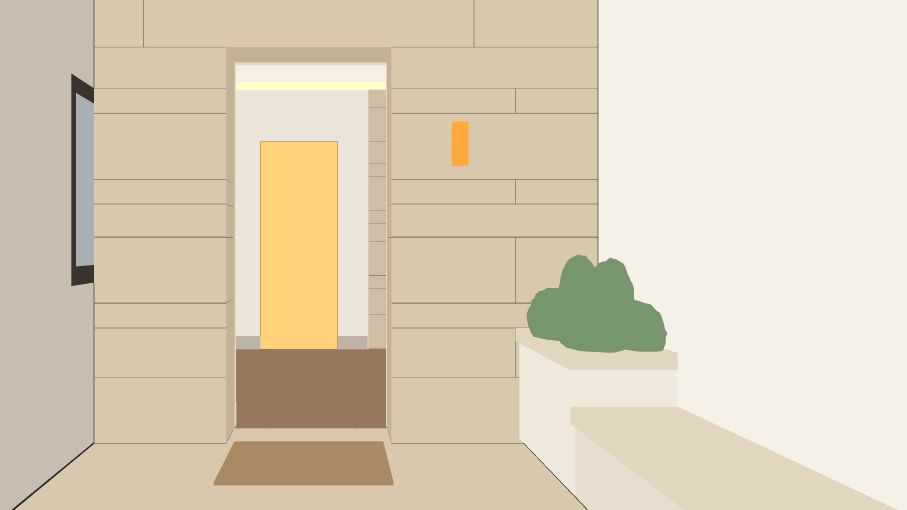
#> input picture assets/blockout/house/framing/wm-door-2026-11-16/D0-none-id.png, 2720 x 1530 px (shown at 1/3 size); its folder holds 5 pictures in this run
$ python correct_hd.py ../../../../../blockout/house/framing/wm-door-2026-11-16/D0-none-id.png ../../../../../blockout/house/framing/wm-door-2026-11-16/D0-open-id.png 1.0 ../../../../../blockout/house/framing/wm-door-2026-11-16/HD-id.png
#> lines starting #> are read from the running program, lines starting #| are printed output that depends on the picture
### assets/renders/hall/warm-modern/hall-2026-11-17/tools/prep_d0o.py
#!/usr/bin/env python3
"""
prep_d0o.py: the model input of the D0o still (render-agent, 2026-11-17). 0 tokens.
  outside the mask: the approved D0 (assets/renders/hall/warm-modern/door-2026-11-16/d0.png), byte for byte
  inside the mask: the lit clay D0-none (wm-door-2026-11-16), through its id pass:
    - the whole interior scaled in linear light so that the jib door (id 82, u 0.28-0.36, v 0.40-0.55, Z 0.80-1.65) sits
      at the 11.9.3 target, -0.60 stops vs base.png's back wall
    - the hall floor (10) to smoked oak: chroma of #8B6F55, median L* 42 (base.png's oak, about 0.6 stop down), its
      plank shading kept as a ratio
    - plaster (11, 14, 15, 64, 82, 83) to bone (a* 1, b* 5), stone (85, 86, 94) to the honed limestone (a* 2, b* 12),
      the slot (95) to a warm white; lightness kept
The mask = the leaf rectangle of motion-agent's section 2 (u 0.2441-0.4224, v 0.0997-0.8603), plus the one column
(x 1161) where D0's leaf runs 1.17 px past it (d0-lock.json): without it a 1 px walnut line stays on the right jamb.

  python3 prep_d0o.py <out_input.png> <out_mask.png>
"""
import sys

import numpy as np
from PIL import Image

sys.path.insert(0, __file__.rsplit("/", 1)[0])
import hallkit as K  # noqa: E402

M = np.array([[0.4124, 0.3576, 0.1805], [0.2126, 0.7152, 0.0722], [0.0193, 0.1192, 0.9505]])
WP = np.array([0.95047, 1.0, 1.08883])


def to_lin(rgb):
    return np.where(rgb <= 0.04045, rgb / 12.92, ((rgb + 0.055) / 1.055) ** 2.4)


def to_srgb(l):
    l = np.clip(l, 0, 1)
    return np.where(l <= 0.0031308, 12.92 * l, 1.055 * l ** (1 / 2.4) - 0.055)


# [66 lines left out: functions lab_from_lin, lin_from_lab, mask_d0o, main, not called in this run]


# [2 lines that do not run on import are left out]

### assets/renders/hall/warm-modern/hall-2026-11-17/tools/hallkit.py
#!/usr/bin/env python3
"""
hallkit.py: shared helpers for the four hall stills (D0o, HDx, HD, HT), render-agent 2026-11-17. 0 tokens.
- canvases and cameras of each still (site/tools/transitions/camgeo.py conventions)
- the clay passes (id, depth) of each still
- levels in display terms against base.png's back wall (ch. 11.9.1 / 11.9.3 of the designer's proposal)
- line locks: the clay's lines from its id pass, found in an image by registering across-line luminance profiles
  against a reference (the lit input sent to the model), as lock_d0.py of 2026-11-16 does.
"""
from __future__ import annotations

import math
import os
import sys

import cv2
import numpy as np
from PIL import Image

REPO = "/home/user/homedesign-app"
sys.path.insert(0, os.path.join(REPO, "site/tools/transitions"))
import camgeo as cg  # noqa: E402

CLAY = os.path.join(REPO, "assets/blockout/house/framing/wm-door-2026-11-16")
BASE = os.path.join(REPO, "assets/renders/living-room/warm-modern/phase2-2026-11-10/layers/base.png")
D0 = os.path.join(REPO, "assets/renders/hall/warm-modern/door-2026-11-16/d0.png")
BASE_BACK_WALL = 0.751      # base.png back wall, display-decoded linear median (checks_wm_door_final.py)
OVS_X = cg.BASE_BOX[0] / (cg.BASE_BOX[2] - cg.BASE_BOX[0])

HT_CAM = cg.Cam((3.60, 8.15, 1.20), 90.0, 0.36, 0.48)
CAMS = {"D0o": cg.D0, "HT": HT_CAM, "HD": cg.HD, "HDx": cg.HDX}
CLAY_FRAME = {"D0o": "D0-none", "HT": "HT", "HD": "HD", "HDx": "HDx"}


def canvas(name):
    if name in ("HD", "HDx"):
        return cg.Canvas.tall(2496, 1664, OVS_X)
    return cg.Canvas.base(2720)


def clay_id(name):
    return np.asarray(Image.open(os.path.join(CLAY, CLAY_FRAME[name] + "-id.png")))


def clay_depth(name):
    d, ok = cg.load_depth_png(os.path.join(CLAY, CLAY_FRAME[name] + "-depth.png"))
    return d, ok


def lin_Y(img):
    """img: path or uint8/float RGB array -> display-decoded linear luminance (Rec.709)."""
    if isinstance(img, str):
        a = np.asarray(Image.open(img).convert("RGB")).astype(np.float64) / 255
    else:
        a = np.asarray(img).astype(np.float64)
        if a.max() > 1.5:
            a = a / 255
    l = np.where(a <= 0.04045, a / 12.92, ((a + 0.055) / 1.055) ** 2.4)
    return l @ np.array([0.2126, 0.7152, 0.0722])


def lstar(Y):
    f = np.where(Y > 216 / 24389, np.cbrt(Y), (24389 / 27 * Y + 16) / 116)
    return 116 * f - 16


def uvz(name):
    cv = canvas(name)
    U, V = cv.uv()
    d, ok = clay_depth(name)
    P = CAMS[name].unproject(U, V, np.where(ok, d, 1.0))
    return U, V, P[..., 2], ok


def region(name, ids, u0, u1, v0, v1, zband=True, cls=None):
    cls = clay_id(name) if cls is None else cls
    U, V, Z, ok = uvz(name)
    m = np.isin(cls, ids) & (U >= u0) & (U < u1) & (V >= v0) & (V < v1)
    if zband:
        m &= ok & (Z >= 0.80) & (Z <= 1.65)
    return m


# the measurable targets of 11.9.3 (display stops vs base.png back wall)
TARGETS = {
    "D0o": dict(ref=("jib door", (82,), (0.28, 0.36, 0.40, 0.55)), target=-0.60, tol=1 / 6),
    "HT": dict(ref=("jib door", (82,), (0.18, 0.35, 0.29, 0.65)), target=-0.60, tol=1 / 6,
               rel=("stone panel", (94,), (0.48, 0.77, 0.0, 1.0), (-0.6, -0.25))),
    "HD": dict(ref=("jib door", (82,), (0.05, 0.35, 0.16, 0.77)), target=-0.60, tol=1 / 6,
               rel=("stone panel", (94,), (0.55, 0.70, 0.0, 1.0), (-0.6, -0.25))),
    "HDx": dict(ref=("stone panel, left wall", (94,), (0.08, 0.24, 0.0, 1.0)), target=-1.0, tol=1 / 6,
                rel=("living back wall in the opening", (31,), (0.0, 1.0, 0.0, 1.0), None)),
}


def stops(Y, m):
    return math.log2(float(np.median(Y[m])) / BASE_BACK_WALL), int(m.sum())


def levels(name, img, cls=None):
    """Levels of a still (path or array on its canvas) against 11.9.3."""
    Y = lin_Y(img)
    t = TARGETS[name]
    lab, ids, box = t["ref"]
    m = region(name, ids, *box, cls=cls)
    s, n = stops(Y, m)
    out = dict(reference=lab, stops_vs_base=round(s, 3), L_star=round(float(lstar(np.median(Y[m]))), 1), px=n,
               target=t["target"], tol=round(t["tol"], 3), within=bool(abs(s - t["target"]) <= t["tol"] + 1e-9),
               off_by=round(s - t["target"], 3))
    if "rel" in t:
        lab2, ids2, box2, band = t["rel"]
        m2 = region(name, ids2, *box2, zband=(name != "HDx"), cls=cls)
        if m2.sum():
            s2, n2 = stops(Y, m2)
            out["second"] = dict(surface=lab2, stops_vs_base=round(s2, 3), px=n2,
                                 vs_reference=round(s2 - s, 3), band=band,
                                 within=(None if band is None else bool(band[0] <= s2 - s <= band[1])))
    if name == "HDx":
        out["second"]["target"] = "0 +-1/12"
        out["second"]["within"] = bool(abs(out["second"]["stops_vs_base"]) <= 1 / 12)
    return out


# [102 lines left out: functions d0_anchor, lum, _shift, measure_lines, runs_1d, save_rgb, not called in this run]

### site/tools/transitions/camgeo.py
#!/usr/bin/env python3
"""
camgeo.py: the house-plan camera model with a position, canvases with overscan, and the two reprojections the
transition tools are built on. 0 var2 tokens. (pan_reproject.py keeps its own rotation-only Cam; this module adds
the camera location, non-16:9 canvases and depth.)

Conventions (docs/house-plan.json -> conventions):
  world     metres; X right as the living master camera sees it, Y from the living back wall toward the entrance, Z up
  yaw       degrees, heading from -Y, positive toward -X (a larger yaw is a turn to the LEFT)
            f = (-sin yaw, -cos yaw, 0), r = (cos yaw, -sin yaw, 0); the camera is level (tilt 0, roll 0)
  project   d = f.(P-C), x = r.(P-C);  u = u0 + KU x/d;  v = v0 + KV (Hc - Z)/d   (24 mm, 16:9)
  u, v      fractions of the 16:9 CAMERA FRAME (0 = left / top edge). The shift (u0, v0) is the principal point.
  depth     planar depth d (metres along the optical axis), as the clay depth passes store it

A Canvas is an image that holds the 16:9 camera frame at `box` (x0, y0, x1, y1 in canvas pixels, pixel edges):
  Canvas.frame(1920, 1080)        the frame itself
  Canvas.base()                   the canvas of base.png: 2720 x 1530, frame at [77.49, 43.43, 2642.51, 1486.57]
  Canvas.tall(2496, 1664, 0.0302) a 3:2 still with the frame centred: 3.02 % overscan left and right, 12.84 % above
                                  and below (what the 65 degree turn needs; see turn_door.py)

Reprojections
  rot_map   same centre of projection (a pan, a shift change): exact, no depth needed
  dibr      a different camera position, from one still and its depth: forward splat of the depth with a z-buffer,
            hole filling, then a backward map (cv2.remap) and a disocclusion mask
"""
from __future__ import annotations

import math
from dataclasses import dataclass, replace

import cv2
import numpy as np

KU = 24.0 / 36.0                 # focal / frame width  (house plan: 0.6667)
KV = KU * 16.0 / 9.0             # focal / frame height (1.1852)
BASE_BOX = (77.49, 43.43, 2642.51, 1486.57)   # the 16:9 frame inside the 2720 x 1530 canvas of base.png


# ----------------------------------------------------------------------------------------------------------------
@dataclass(frozen=True)
class Cam:
    loc: tuple          # (X, Y, Z) of the lens; Z = Hc
    yaw: float          # degrees, positive = left
    u0: float
    v0: float

    # [35 lines left out: functions f, r, project, unproject, edges_yaw, not called in this run]

    def moved(self, loc=None, yaw=None, u0=None, v0=None):
        return replace(self, loc=self.loc if loc is None else tuple(loc), yaw=self.yaw if yaw is None else yaw,
                       u0=self.u0 if u0 is None else u0, v0=self.v0 if v0 is None else v0)


def lerp_cam(a: Cam, b: Cam, s: float) -> Cam:
    la, lb = np.asarray(a.loc, float), np.asarray(b.loc, float)
    return Cam(tuple(la + (lb - la) * s), a.yaw + (b.yaw - a.yaw) * s, a.u0 + (b.u0 - a.u0) * s, a.v0 + (b.v0 - a.v0) * s)


# the cameras of the arrival from the door (docs/proposals/wm-front-door-2026-11-14.md, sections 3.1 and 4.2;
# M0 from docs/house-plan.json). Proposed values (plan entry 1.3.9 pending); the clay wins.
D0 = Cam((7.40, 8.15, 1.20), 90.0, 0.36, 0.48)
HD = Cam((2.462, 8.15, 1.20), 90.0, 0.36, 0.48)
HT = Cam((3.60, 8.15, 1.20), 90.0, 0.36, 0.48)        # the threshold still: clip 1 = 1a D0 -> HT (3.80 m) + 1b HT -> HD (1.14 m), adopted 2026-11-15
HDX = Cam((2.462, 8.15, 1.20), 25.0, 0.47, 0.50)
M0 = Cam((0.83, 4.64, 1.20), 25.0, 0.47, 0.50)
H0X = Cam((2.877, 9.039, 1.20), 25.0, 0.47, 0.50)


# ----------------------------------------------------------------------------------------------------------------
@dataclass(frozen=True)
class Canvas:
    w: int
    h: int
    box: tuple          # x0, y0, x1, y1 of the 16:9 camera frame, canvas pixels (edges, may be fractional)

    # [9 lines left out: functions frame, base, not called in this run]

    @staticmethod
    def tall(w: int, h: int, ovs_x: float) -> "Canvas":
        """The frame centred, `ovs_x` of its width outside it on the left and on the right; the rest of the height
        is vertical overscan."""
        fw = w / (1 + 2 * ovs_x)
        fh = fw * 9 / 16
        x0, y0 = (w - fw) / 2, (h - fh) / 2
        return Canvas(w, h, (x0, y0, x0 + fw, y0 + fh))

    # [6 lines left out: function overscan, not called in this run]

    @property
    def fw(self):
        return self.box[2] - self.box[0]

    @property
    def fh(self):
        return self.box[3] - self.box[1]

    # [4 lines left out: function ovs, not called in this run]

    def scaled(self, w: int) -> "Canvas":
        k = w / self.w
        return Canvas(w, int(round(self.h * k)), tuple(b * k for b in self.box))

    def uv(self):
        """u, v (frame fractions) of every pixel centre: two (h, w) float64 arrays."""
        u = (np.arange(self.w) + 0.5 - self.box[0]) / self.fw
        v = (np.arange(self.h) + 0.5 - self.box[1]) / self.fh
        return np.meshgrid(u, v)

    def px(self, u, v):
        """Frame fractions -> pixel coordinates (for cv2.remap: pixel centres at integers)."""
        return np.asarray(u) * self.fw + self.box[0] - 0.5, np.asarray(v) * self.fh + self.box[1] - 0.5

    # [33 lines left out: functions crop_frame, rays, rot_map, not called in this run]


def inside(mx, my, w, h, margin: float = 0.0):
    return (mx >= margin - 0.5) & (mx <= w - 0.5 - margin) & (my >= margin - 0.5) & (my <= h - 0.5 - margin)


# [78 lines left out: functions rot_warp, _splat_depth, _fill_holes, dibr, not called in this run]


def load_depth_png(path: str, units_per_m: float = 5000.0, sky: int = 65535):
    """A 16-bit clay depth pass (metres = value / units_per_m, `sky` = nothing / beyond range) -> float32 metres, valid."""
    raw = cv2.imread(path, cv2.IMREAD_UNCHANGED)
    if raw is None or raw.dtype != np.uint16:
        raise SystemExit(f"{path}: expected a 16-bit PNG depth pass")
    if raw.ndim == 3:
        raw = raw[..., 0]
    valid = raw < sky
    return raw.astype(np.float32) / units_per_m, valid


# ----------------------------------------------------------------------------------------------------------------
# the room depth map of the site (assets/renders/<room>/<style>/depth.png): near = bright
# ----------------------------------------------------------------------------------------------------------------
# [31 lines left out: functions save_room_depth, load_room_depth, not called in this run]

### assets/renders/hall/warm-modern/hall-2026-11-17/tools/correct_hd.py
#!/usr/bin/env python3
"""correct_hd.py: HD = r1 with ONE uniform exposure factor in linear light (a manager-approved exception to 11.9.3, 2026-11-17),
then HDx's projection (seeds.py hd) pasted back into the right part (u >= 0.717, feathered 2 px inside its edge).
render-agent, 0 tokens.  python3 correct_hd.py <r1.png> <seed_dir> <target_stops> <out.png>"""
import json, math, sys
import cv2
import numpy as np
from PIL import Image
sys.path.insert(0, __file__.rsplit("/", 1)[0])
import hallkit as K
from prep_d0o import to_lin, to_srgb
r1, sd, tgt, out = sys.argv[1], sys.argv[2], float(sys.argv[3]), sys.argv[4]
a = np.asarray(Image.open(r1).convert("RGB")).astype(np.float64) / 255
lin = to_lin(a)
#> in to_lin, `return np.where(rgb <= 0.04045, rgb / 12.92, ((rgb + 0.055) / 1.055) *..`:
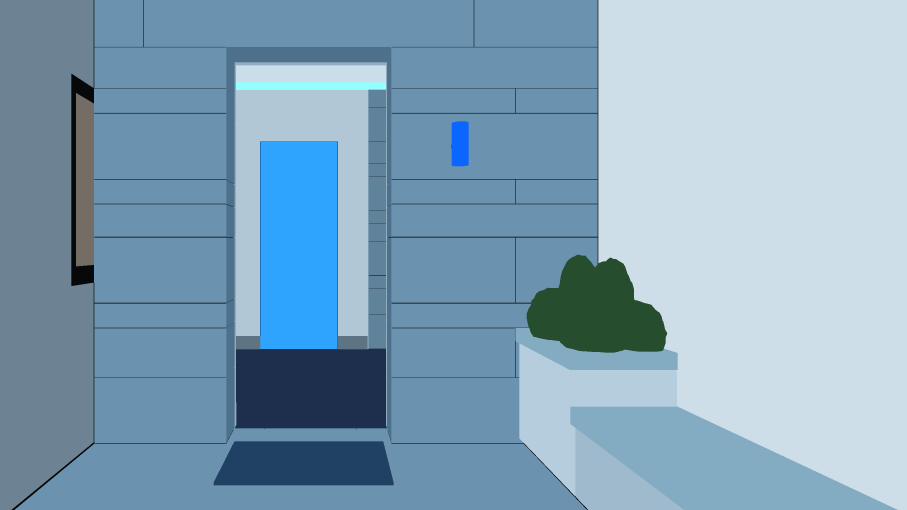
#> returned value: shape (1530, 2720, 3) float64 (shown at 1/3 size); mean of channels 0, 1, 2 0.733, 0.648, 0.524; drawn as B, G, R
s0 = K.levels("HD", r1)["stops_vs_base"]
#> in lin_Y, `return l @ np.array([0.2126, 0.7152, 0.0722])`:
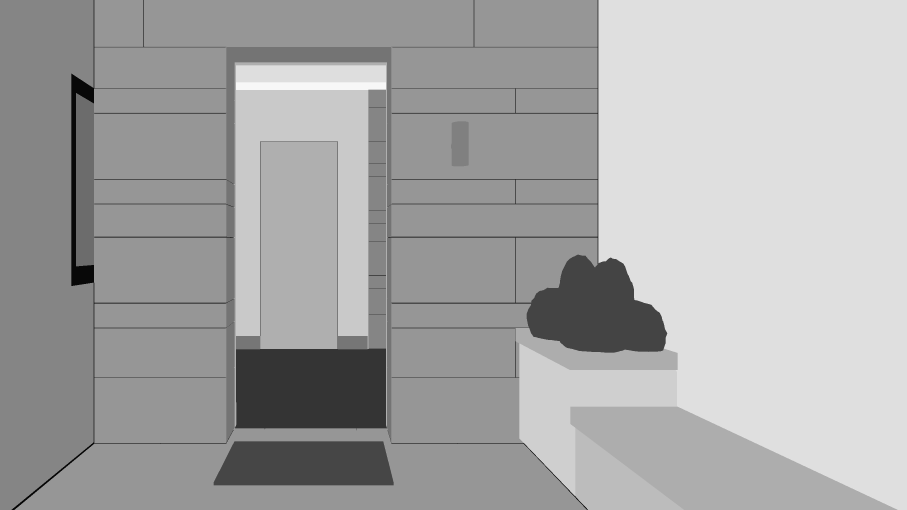
#> returned value: shape (1530, 2720) float64 (shown at 1/3 size); min 0.0212, max 0.97, mean 0.657
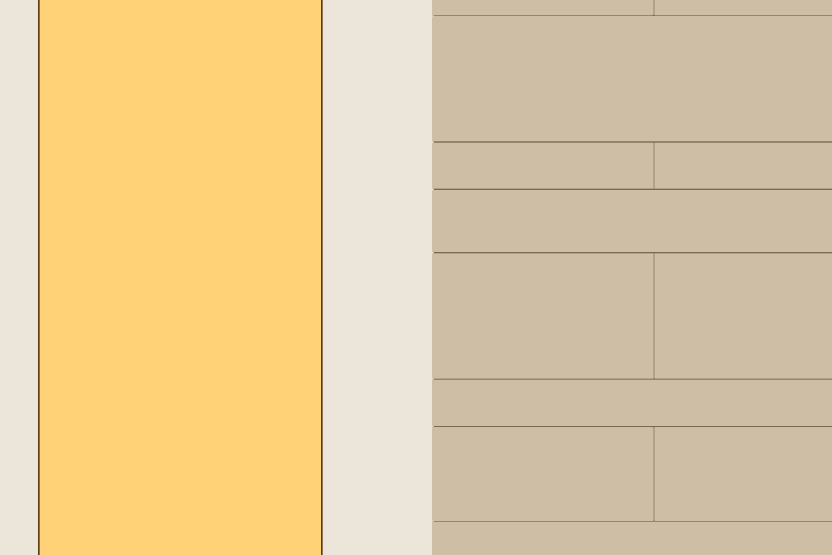
#> input picture assets/blockout/house/framing/wm-door-2026-11-16/HD-id.png, 2496 x 1664 px, found by its file name (shown at 1/3 size)
#> in clay_id, `return np.asarray(Image.open(os.path.join(CLAY, CLAY_FRAME[name] + "-i..`:
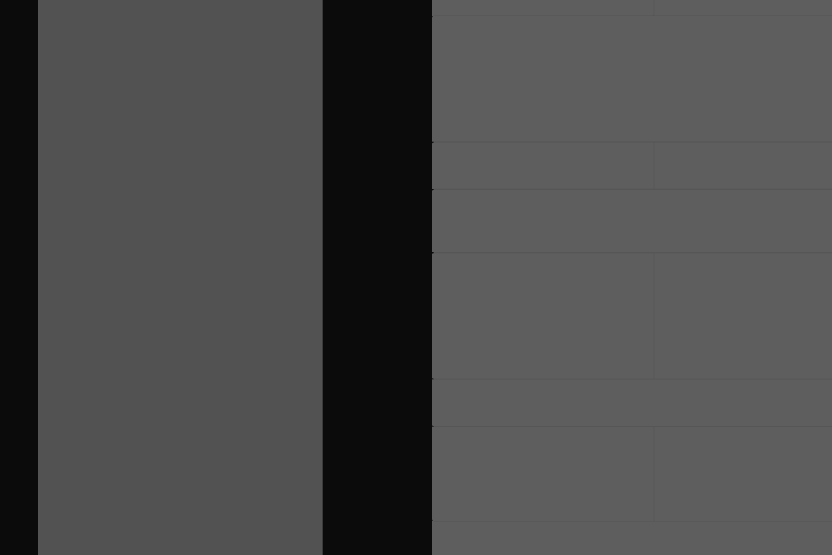
#> returned value: shape (1664, 2496) (shown at 1/3 size); min 11, max 94, mean 75.1
#> (the run stopped early here; a loop or call above may not have finished)
